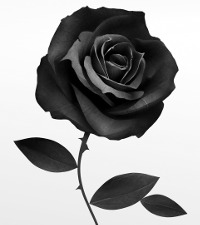
//> input picture tutorial/pdi/solucoes/flor.jpg, 200 x 225 px
$ ./canny-image flor.jpg   (built with g++ and OpenCV 4)
//> lines starting //> are read from the running program, lines starting //| are printed output that depends on the picture; after the words box and inside, x2 and y2 are one past the last pixel; in counts of white or black regions, pixels touching at a corner belong together
#include <iostream>
#include <opencv2/opencv.hpp>
#include <fstream>
#include <iomanip>
#include <numeric>
#include <vector>
#include <ctime>
#include <cstdlib>

using namespace std;
using namespace cv;

#define MAXRADIUS 5

int main(int argc, char** argv){
  Mat image, imagepoint, frame, frameH, frameV;
  Mat frame32f, frameok;

  vector<int> yrange;
  vector<int> xrange;

  int MAXITER=5;
  int depth, radius;

  ofstream fout;

  Mat result, zeros;
  int width, height;
  double min, max;
  char key;

  srand(time(0));

  image= imread(argv[1],CV_LOAD_IMAGE_GRAYSCALE);
//> image is the input picture: 225 rows x 200 cols, CV_8UC1; min 0, max 255, mean 162.7

  if(!image.data){
	cout << "nao abriu" << argv[1] << endl;
    cout << argv[0] << " imagem.jpg";
  }

  width=image.size().width;
//> width = 200
  height=image.size().height;
//> height = 225

  xrange.resize(height);
//> xrange = 225 values from 0 to 0
  yrange.resize(width);
//> yrange = 200 values from 0 to 0

  iota(xrange.begin(), xrange.end(), 0);
//> xrange = 225 values from 0 to 224
  iota(yrange.begin(), yrange.end(), 0);
//> yrange = 200 values from 0 to 199

  image.copyTo(frameok);

  fout.open("saida.fig");
  fout << "#FIG 3.2  Produced by xfig version 3.2.5c" << endl;
  fout << "Landscape" << endl;
  fout << "Center" << endl;
  fout << "Metric" << endl;
  fout << "A4" << endl;
  fout << "100.00" << endl;
  fout << "Single" << endl;
  fout << "-2" << endl;
  fout << "1200 2" << endl;
  for(int i=0; i<256; i++){
    fout << std::dec;
    fout << "0 " << i+32 << " #";
    fout << std::hex;
    fout << setw(2) << setfill('0') << i;
    fout << setw(2) << setfill('0') << i;
    fout << setw(2) << setfill('0') << i;
    fout << endl;
  }
  fout << std::dec;

  image.copyTo(imagepoint);

  random_shuffle(xrange.begin(), xrange.end());

  for(auto i : xrange){
    random_shuffle(yrange.begin(), yrange.end());
    for(auto j : yrange){
      int gray = image.at<uchar>(i,j);
      circle(imagepoint,cv::Point(j+rand()%3-2,i+rand()%3-2),5,CV_RGB(gray,gray,gray),-1, CV_AA);
    }
  }
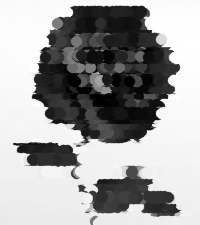
//> imagepoint: 225 rows x 200 cols, CV_8UC1; min 0, max 255, mean 160.3


  for(int k=MAXITER; k>=0; k--){
    Canny(frameok, frame32f, (MAXITER-k+1)*10, (MAXITER-k+1)*30);
    normalize(frame32f, frame32f, 0.0, 1.0, NORM_MINMAX);
    frame32f.convertTo(frame,CV_8U);
    depth = k+50;
    radius = (k+1)*100;

    for(auto i : xrange){
      random_shuffle(yrange.begin(), yrange.end());
      for(auto j : yrange){
        int gray = image.at<uchar>(i,j);
        if(frame.at<uchar>(i,j) > 0 && rand()%MAXITER >= k){
          //circle(imagepoint,cv::Point(j+rand()%(k+1)-k-1,i+rand()%(k+1)-k-1),k+1,CV_RGB(gray,gray,gray),-1, CV_AA);
          circle(imagepoint,cv::Point(j,i),k+1,CV_RGB(gray,gray,gray),-1, CV_AA);
          fout << "1 3 0 0 0 ";
          fout << image.at<uchar>(i,j)+32 << " ";
          fout << depth;
          fout << " -1 20 0.000 1 0.0000 ";
          fout << j*100 << " " << i*100 << " ";
          fout << radius << " " << radius;
          fout << " " << j*100 << " " << j*100 << " ";
          fout << j*100+radius << " " << j*100 << endl;
        }
      }
    }
  }
//> this loop made 6 passes
//> pass 1, `Canny(frameok, frame32f, (MAXITER-k+1)*10, (MAXITER-k+1)*30);`:
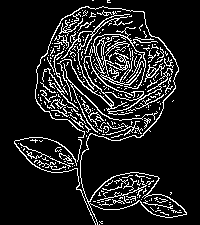
//> frame32f: 225 rows x 200 cols, CV_8UC1; 12.7% white in thin lines or dots, all inside (x1, y1, x2, y2) = (14, 0, 187, 225)
//> pass 1, `normalize(frame32f, frame32f, 0.0, 1.0, NORM_MINMAX);`:
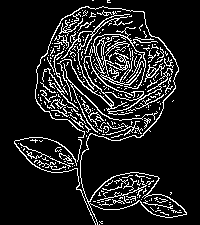
//> frame32f: 225 rows x 200 cols, CV_8UC1; values 0 (black) and 1 (white), 12.7% white in thin lines or dots, all inside (x1, y1, x2, y2) = (14, 0, 187, 225)
//> pass 2, `Canny(frameok, frame32f, (MAXITER-k+1)*10, (MAXITER-k+1)*30);`:
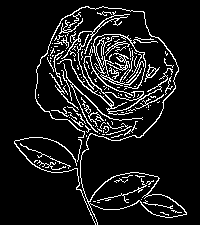
//> frame32f: 225 rows x 200 cols, CV_8UC1; 10.1% white in thin lines or dots, all inside (x1, y1, x2, y2) = (14, 6, 187, 225)
//> pass 2, `normalize(frame32f, frame32f, 0.0, 1.0, NORM_MINMAX);`:
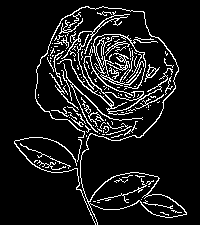
//> frame32f: 225 rows x 200 cols, CV_8UC1; values 0 (black) and 1 (white), 10.1% white in thin lines or dots, all inside (x1, y1, x2, y2) = (14, 6, 187, 225)
//> after the loop:
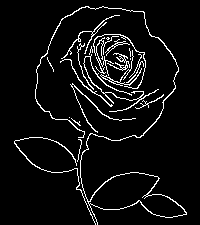
//> frame32f: 225 rows x 200 cols, CV_8UC1; values 0 (black) and 1 (white), 6.1% white in thin lines or dots, all inside (x1, y1, x2, y2) = (14, 6, 187, 225)
//> after the loop:
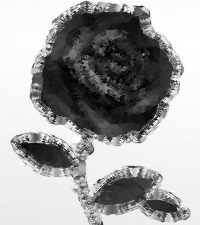
//> imagepoint: 225 rows x 200 cols, CV_8UC1; min 0, max 255, mean 159.8
  fout.close();
  imwrite("saida.png", imagepoint);
  return 0;
}
